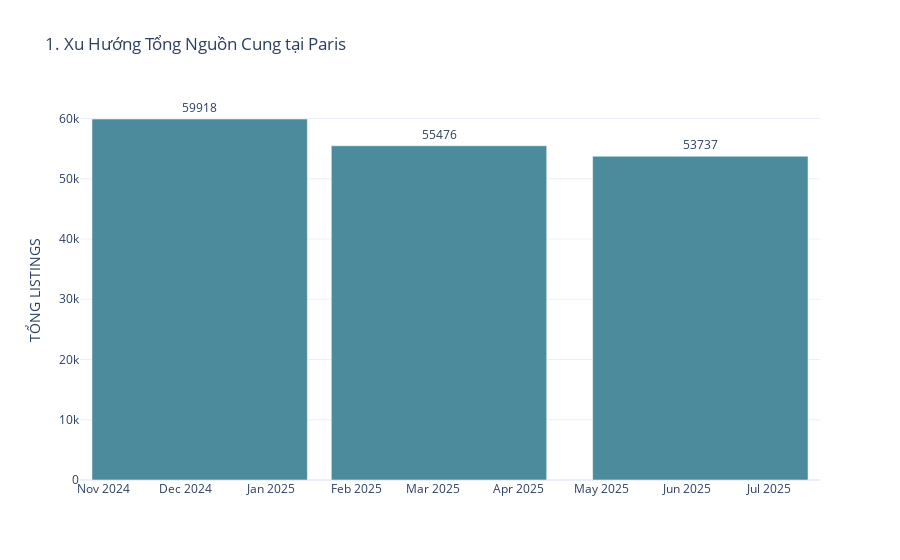

Write notebook code for a chart like this one.
### Code cell
# =========================================================================
## 📈 1. KPI VỀ NGUỒN CUNG (paris_01_supply.pdf) - BIỂU ĐỒ CỘT
# =========================================================================
print("\nĐang tạo biểu đồ 1: Nguồn cung (Biểu đồ Cột)...")
df_supply_sorted = df_supply.sort_values('snapshot_date')

fig_supply = px.bar(
    df_supply_sorted, 
    x='snapshot_date', 
    y='total_listings',
    text='total_listings', 
    color_discrete_sequence=['#4B8B9B'], 
    title=f'1. Xu Hướng Tổng Nguồn Cung tại {CITY_NAME}'
)
fig_supply.update_layout(
    xaxis_title='', 
    yaxis_title='TỔNG LISTINGS',
    xaxis={'categoryorder': 'array', 'categoryarray': df_supply_sorted['snapshot_date'].unique()},
    bargap=0.1, 
)
fig_supply.update_traces(textposition='outside') 

fig_supply.show()
fig_supply.write_image(FIGURES_DIR / 'paris_01_supply.pdf') 
print("✅ Đã lưu paris_01_supply.pdf")

### Figure 1 — Plotly figure (JSON) as saved in the notebook; plotly's stock layout.template omitted (floating-point values rounded to 4 significant figures)
{"data": [{"hovertemplate": "snapshot_date=%{x}<br>total_listings=%{text}<extra></extra>", "legendgroup": "", "marker": {"color": "#4B8B9B", "pattern": {"shape": ""}}, "name": "", "orientation": "v", "showlegend": false, "text": [59920.0, 55480.0, 53740.0], "textposition": "outside", "type": "bar", "x": ["2024-12-06T00:00:00", "2025-03-03T00:00:00", "2025-06-06T00:00:00"], "xaxis": "x", "y": [59918, 55476, 53737], "yaxis": "y"}], "layout": {"bargap": 0.1, "barmode": "relative", "legend": {"tracegroupgap": 0}, "title": {"text": "1. Xu Hướng Tổng Nguồn Cung tại Paris"}, "xaxis": {"anchor": "y", "categoryarray": ["2024-12-06T00:00:00", "2025-03-03T00:00:00", "2025-06-06T00:00:00"], "categoryorder": "array", "domain": [0, 1], "title": {"text": ""}}, "yaxis": {"anchor": "x", "domain": [0, 1], "title": {"text": "TỔNG LISTINGS"}}}}
